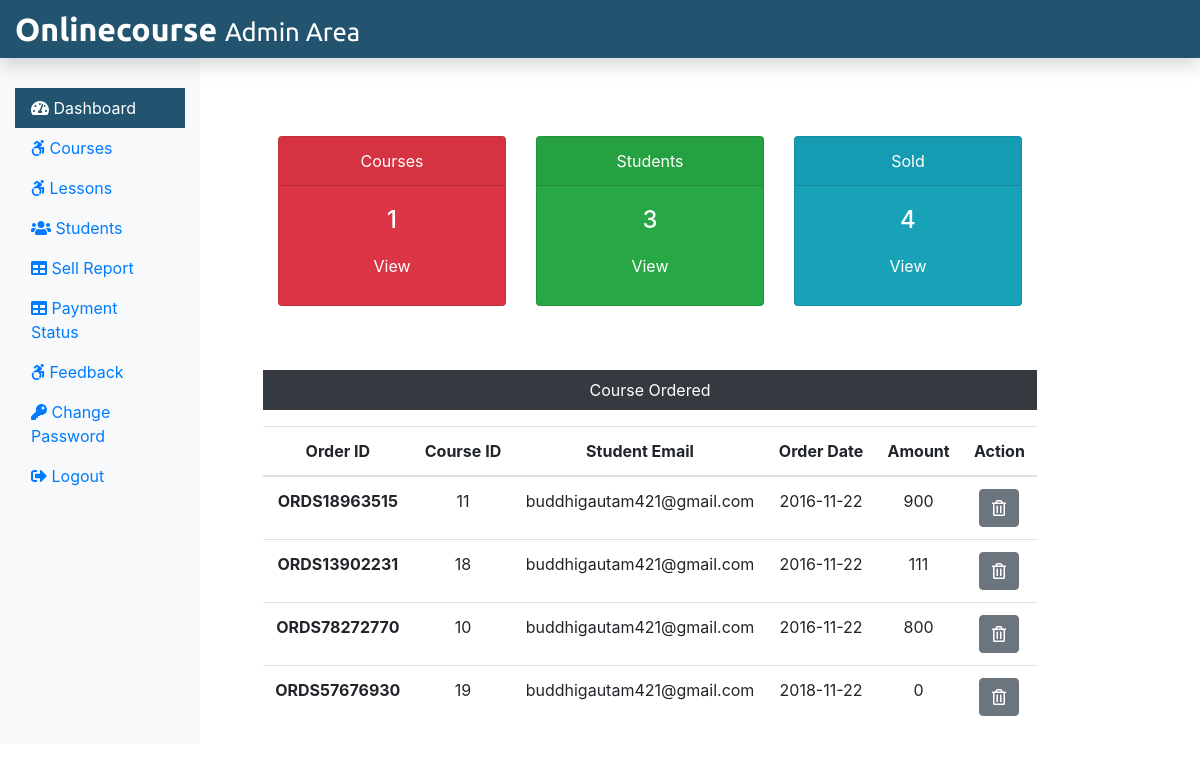
/Admin/adminDashboard.php (signed in), run on the app's committed database.
### tables this page shows
CREATE TABLE `courseorder` (
  `co_id` int(11) NOT NULL,
  `order_id` varchar(255) NOT NULL,
  `stu_email` varchar(255) NOT NULL,
  `course_id` int(11) NOT NULL,
  `status` varchar(255) NOT NULL,
  `respmsg` text NOT NULL,
  `amount` int(11) NOT NULL,
  `order_date` date NOT NULL
);

### Admin/adminDashboard.php (the view, shortened to what this page needs)
<?php
include('./adminInclude/header.php');
include('../dbConnection.php');
$sql = "SELECT * FROM course";
$result = $conn->query($sql);
$totalcourse = $result->num_rows;
 $sql = "SELECT * FROM student";
 $result = $conn->query($sql);
 $totalstu = $result->num_rows;
 $sql = "SELECT * FROM courseorder";
 $result = $conn->query($sql);
 $totalsold = $result->num_rows;
?>
  <div class="col-sm-9 mt-5">
    <div class="row mx-5 text-center">
      <div class="col-sm-4 mt-5">
        <div class="card text-white bg-danger mb-3" style="max-width: 18rem;">
          <div class="card-header">Courses</div>
          <div class="card-body">
            <h4 class="card-title">
              <?php echo $totalcourse; ?>
            </h4>
            <a class="btn text-white" href="courses.php">View</a>
          </div>
        </div>
      </div>
      <div class="col-sm-4 mt-5">
        <div class="card text-white bg-success mb-3" style="max-width: 18rem;">
          <div class="card-header">Students</div>
          <div class="card-body">
            <h4 class="card-title">
              <?php echo $totalstu; ?>
            </h4>
            <a class="btn text-white" href="students.php">View</a>
          </div>
        </div>
      </div>
      <div class="col-sm-4 mt-5">
        <div class="card text-white bg-info mb-3" style="max-width: 18rem;">
          <div class="card-header">Sold</div>
          <div class="card-body">
            <h4 class="card-title">
              <?php echo $totalsold; ?>
            </h4>
            <a class="btn text-white" href="sellreport.php">View</a>
          </div>
        </div>
      </div>
    </div>
    <div class="mx-5 mt-5 text-center">
      <p class=" bg-dark text-white p-2">Course Ordered</p>
      <?php
      $sql = "SELECT * FROM courseorder";
      $result = $conn->query($sql);
      if($result->num_rows > 0){
  echo '<table class="table">
    <thead>
    <tr>
      <th scope="col">Order ID</th>
      <th scope="col">Course ID</th>
      <th scope="col">Student Email</th>
      <th scope="col">Order Date</th>
      <th scope="col">Amount</th>
      <th scope="col">Action</th>
    </tr>
    </thead>
    <tbody>';
    while($row = $result->fetch_assoc()){
    echo '<tr>';
      echo '<th scope="row">'.$row["order_id"].'</th>';
      echo '<td>'. $row["course_id"].'</td>';
      echo '<td>'.$row["stu_email"].'</td>';
      echo '<td>'.$row["order_date"].'</td>';
      echo '<td>'.$row["amount"].'</td>';
      echo '<td><form action="" method="POST" class="d-inline"><input type="hidden" name="id" value='. $row["co_id"] .'><button type="submit" class="btn btn-secondary" name="delete" value="Delete"><i class="far fa-trash-alt"></i></button></form></td>';
      echo '</tr>';
    }
  echo '</tbody>
  </table>';
  } else {
    echo "0 Result";
  }
  ?>
    </div>
  </div>
  </div>
  </div>
<?php
include('./adminInclude/footer.php');
?>

### Admin/adminInclude/header.php (shortened to what this page needs)
<!DOCTYPE html>
<html lang="en">
<head>
 <link rel="stylesheet" href="../css/bootstrap.min.css">
 <link rel="stylesheet" href="../css/all.min.css">
 <link rel="stylesheet" href="../css/adminstyle.css">
</head>
<body>
 <nav class="navbar navbar-dark fixed-top p-0 shadow" style="background-color: #225470;">
  <a class="navbar-brand col-sm-3 col-md-2 mr-0" href="adminDashboard.php">Onlinecourse <small class="text-white">Admin Area</small></a>
 </nav>
 <div class="container-fluid mb-5" style="margin-top:40px;">
  <div class="row">
   <nav class="col-sm-3 col-md-2 bg-light sidebar py-5 d-print-none">
    <div class="sidebar-sticky">
     <ul class="nav flex-column">
      <li class="nav-item">
       <a class="nav-link <?php if(PAGE == 'dashboard') {echo 'active';} ?>" href="adminDashboard.php">
        <i class="fas fa-tachometer-alt"></i>
        Dashboard
       </a>
      </li>
      <li class="nav-item">
       <a class="nav-link <?php if(PAGE == 'courses') {echo 'active';} ?>" href="courses.php">
        <i class="fab fa-accessible-icon"></i>
        Courses
       </a>
      </li>
      <li class="nav-item">
       <a class="nav-link <?php if(PAGE == 'lessons') {echo 'active';} ?>" href="lessons.php">
        <i class="fab fa-accessible-icon"></i>
        Lessons
       </a>
      </li>
      <li class="nav-item">
       <a class="nav-link <?php if(PAGE == 'students') {echo 'active';} ?>" href="students.php">
        <i class="fas fa-users"></i>
        Students
       </a>
      </li>
      <li class="nav-item">
       <a class="nav-link <?php if(PAGE == 'sellreport') {echo 'active';} ?>" href="sellReport.php">
        <i class="fas fa-table"></i>
        Sell Report
       </a>
      </li>
      <li class="nav-item">
       <a class="nav-link <?php if(PAGE == 'paymentstatus') {echo 'active';} ?>" href="adminPaymentStatus.php">
        <i class="fas fa-table"></i>
        Payment Status
       </a>
      </li>
      <li class="nav-item">
       <a class="nav-link <?php if(PAGE == 'feedback') {echo 'active';} ?>" href="feedback.php">
        <i class="fab fa-accessible-icon"></i>
        Feedback
       </a>
      </li>
      <li class="nav-item">
       <a class="nav-link <?php if(PAGE == 'changepass') {echo 'active';} ?>" href="adminChangePass.php">
        <i class="fas fa-key"></i>
        Change Password
       </a>
      </li>
      <li class="nav-item">
       <a class="nav-link" href="../logout.php">
        <i class="fas fa-sign-out-alt"></i>
        Logout
       </a>
      </li>
     </ul>
    </div>
   </nav>

### Admin/adminInclude/footer.php (shortened to what this page needs)
</body>
</html>

### css/adminstyle.css (style rules this page uses)
.navbar-brand { font-family: "Ubuntu", sans-serif; font-size: 2em; font-weight: bold; color: #fff; }
.active { background-color: #225470; color: #fff; }

### data on the page
courseorder: order "ORDS18963515", course "11", stu_email "buddhigautam421@gmail.com", order_date "2016-11-22", amount "900"
courseorder: order "ORDS13902231", course "18", stu_email "buddhigautam421@gmail.com", order_date "2016-11-22", amount "111"
courseorder: order "ORDS78272770", course "10", stu_email "buddhigautam421@gmail.com", order_date "2016-11-22", amount "800"
courseorder: order "ORDS57676930", course "19", stu_email "buddhigautam421@gmail.com", order_date "2018-11-22", amount "0"

### other printed values
$totalcourse "1"
$totalstu "3"
$totalsold "4"
